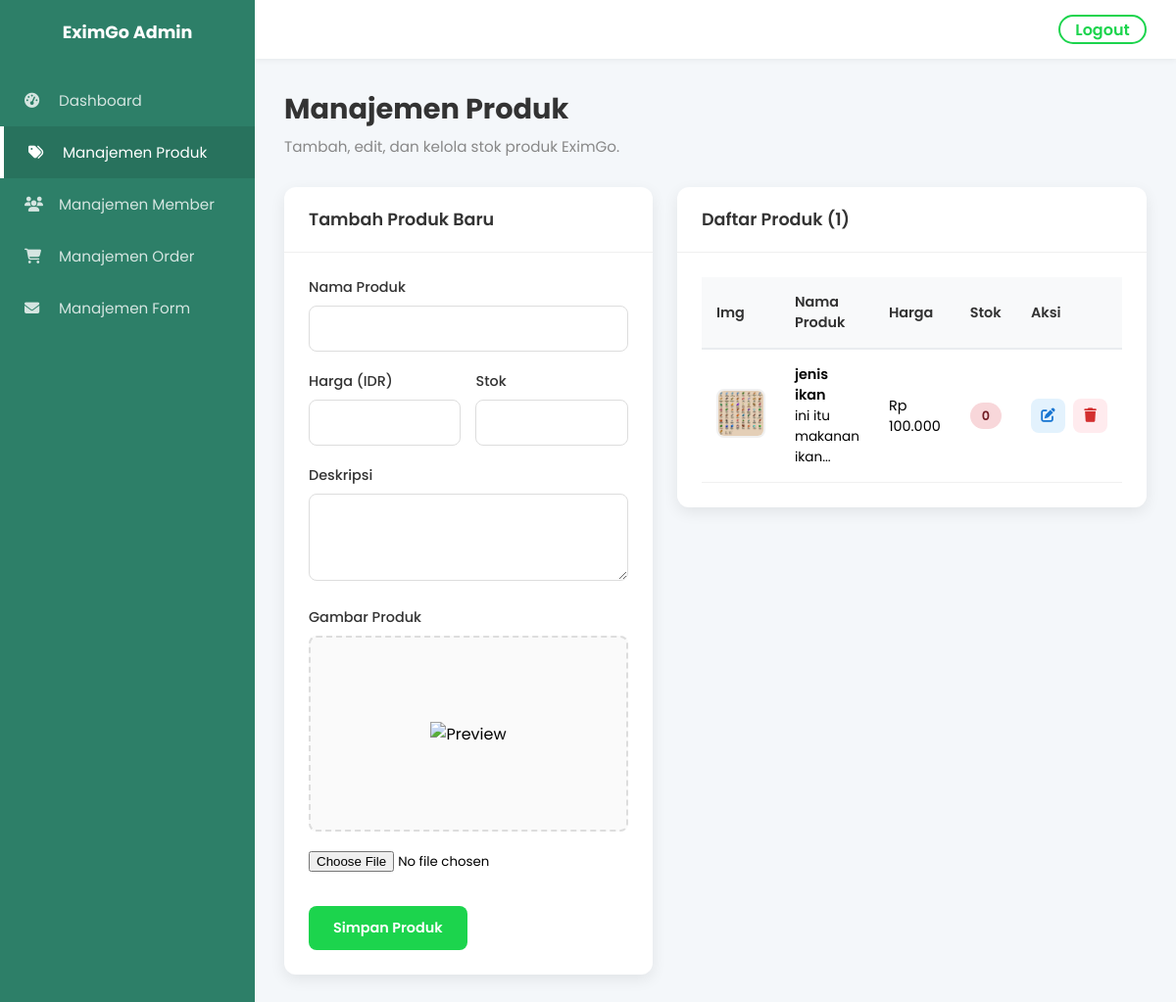
/admin/products.php (signed in), run on an earlier commit of the app's database.
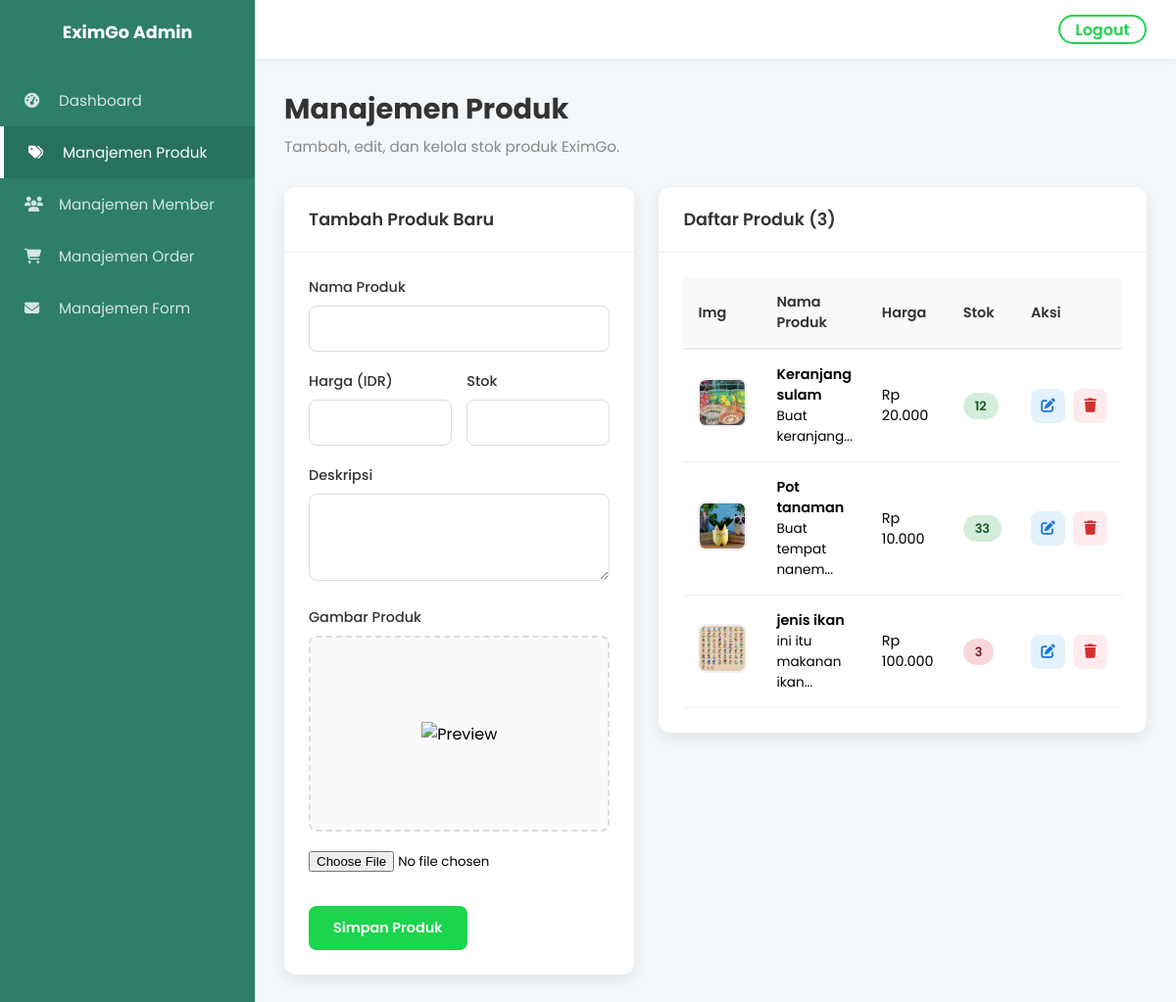
And on a later commit of the database.
### tables this page shows
CREATE TABLE `products` (
  `id` int(11) NOT NULL,
  `name` varchar(150) NOT NULL,
  `description` text DEFAULT NULL,
  `price` decimal(15,2) NOT NULL,
  `stock` int(11) NOT NULL DEFAULT 0,
  `image` varchar(255) DEFAULT NULL,
  `created_at` timestamp NOT NULL DEFAULT current_timestamp()
);

### src/admin/products.php (the view, shortened to what the changed rows need)
<?php
require_once '../config/database.php';
$products = $pdo->query("SELECT * FROM products ORDER BY id DESC")->fetchAll();
?>
<!DOCTYPE html>
<html lang="id">
<head>
    <link rel="stylesheet" href="../assets/css/products.css">
    <link rel="stylesheet" href="https://cdnjs.cloudflare.com/ajax/libs/font-awesome/6.4.0/css/all.min.css">
</head>
<body>
    <div class="dashboard-container">
        <main class="main-content">
            <div class="content-wrapper">
                <div class="page-header">
                    <h1>Manajemen Produk</h1>
                </div>
                <div class="dashboard-grid">
                    <div class="grid-item table-section">
                        <div class="card">
                            <div class="card-header">
                                <h3>Daftar Produk (<?= count($products) ?>)</h3>
                            </div>
                            <div class="card-body">
                                <div class="table-responsive">
                                    <table class="custom-table">
                                        <thead>
                                            <tr>
                                                <th>Img</th>
                                                <th>Nama Produk</th>
                                                <th>Harga</th>
                                                <th>Stok</th>
                                                <th>Aksi</th>
                                            </tr>
                                        </thead>
                                        <tbody>
                                            <?php if (empty($products)): ?>
                                                <tr>
                                                    <td colspan="5" class="text-center">Belum ada data produk.</td>
                                                </tr>
                                            <?php else: ?>
                                                <?php foreach ($products as $p): ?>
                                                    <tr>
                                                        <td>
                                                            <img src="../assets/images/uploads/<?= $p['image'] ?? 'default.jpg' ?>"
                                                                class="img-thumb">
                                                        </td>
                                                        <td>
                                                            <span class="product-name"
                                                                style="color:black;"><?= htmlspecialchars($p['name']) ?></span><br>
                                                            <small class="text-muted"
                                                                style="color:black;"><?= substr($p['description'], 0, 30) ?>...</small>
                                                        </td>
                                                        <td style="color:black;">Rp
                                                            <?= number_format($p['price'], 0, ',', '.') ?>
                                                        </td>
                                                        <td>
                                                            <?php if ($p['stock'] <= 5): ?>
                                                                <span class="badge badge-danger"><?= $p['stock'] ?></span>
                                                            <?php else: ?>
                                                                <span class="badge badge-success"><?= $p['stock'] ?></span>
                                                            <?php endif; ?>
                                                        </td>
                                                        <td>
                                                            <div class="action-buttons">
                                                                <a href="?edit=<?= $p['id'] ?>" class="btn-icon btn-edit"><i
                                                                        class="fas fa-edit"></i></a>
                                                                <a href="?delete=<?= $p['id'] ?>" class="btn-icon btn-delete"
                                                                    onclick="return confirm('Hapus produk ini permanen?')"><i
                                                                        class="fas fa-trash"></i></a>
                                                            </div>
                                                        </td>
                                                    </tr>
                                                <?php endforeach; ?>
                                            <?php endif; ?>
                                        </tbody>
                                    </table>
                                </div>
                            </div>
                        </div>
                    </div>
                </div>
            </div>
        </main>
    </div>
</body>
</html>

What changed in the data, as far as the page shows it:
added products: image (picture), name "Keranjang sulam", description "Buat keranjang", price "20.000", stock "12"
added products: image (picture), name "Pot tanaman", description "Buat tempat nanem", price "10.000", stock "33"
changed products "jenis ikan": stock "0" → "3"
Also different on the page:
count($products): "1" → "3"
